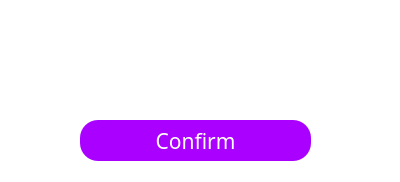
<?xml version="1.0" encoding="UTF-8"?>
<ui version="4.0">
 <class>publishForm</class>
 <widget class="QWidget" name="publishForm">
  <property name="geometry">
   <rect>
    <x>0</x>
    <y>0</y>
    <width>400</width>
    <height>182</height>
   </rect>
  </property>
  <property name="windowTitle">
   <string>Form</string>
  </property>
  <property name="styleSheet">
   <string notr="true">background-color: rgb(255, 255, 255);</string>
  </property>
  <widget class="QPushButton" name="pushButton_9">
   <property name="geometry">
    <rect>
     <x>80</x>
     <y>120</y>
     <width>231</width>
     <height>41</height>
    </rect>
   </property>
   <property name="font">
    <font>
     <family>等线</family>
     <pointsize>16</pointsize>
    </font>
   </property>
   <property name="cursor">
    <cursorShape>PointingHandCursor</cursorShape>
   </property>
   <property name="styleSheet">
    <string notr="true">background-color: rgb(170, 0, 255);
color: rgb(255, 255, 255);
border-radius:18px;</string>
   </property>
   <property name="text">
    <string>Confirm</string>
   </property>
   <property name="flat">
    <bool>false</bool>
   </property>
  </widget>
  <widget class="QLabel" name="label">
   <property name="geometry">
    <rect>
     <x>43</x>
     <y>41</y>
     <width>321</width>
     <height>71</height>
    </rect>
   </property>
   <property name="styleSheet">
    <string notr="true">color: rgb(170, 0, 255);
font: 14pt &quot;微软雅黑&quot;;</string>
   </property>
   <property name="text">
    <string/>
   </property>
  </widget>
  <widget class="QPushButton" name="closeenterpsw">
   <property name="geometry">
    <rect>
     <x>350</x>
     <y>0</y>
     <width>41</width>
     <height>31</height>
    </rect>
   </property>
   <property name="text">
    <string/>
   </property>
   <property name="icon">
    <iconset>
     <normaloff>pic/close.png</normaloff>pic/close.png</iconset>
   </property>
   <property name="flat">
    <bool>true</bool>
   </property>
  </widget>
 </widget>
 <resources/>
 <connections/>
</ui>
